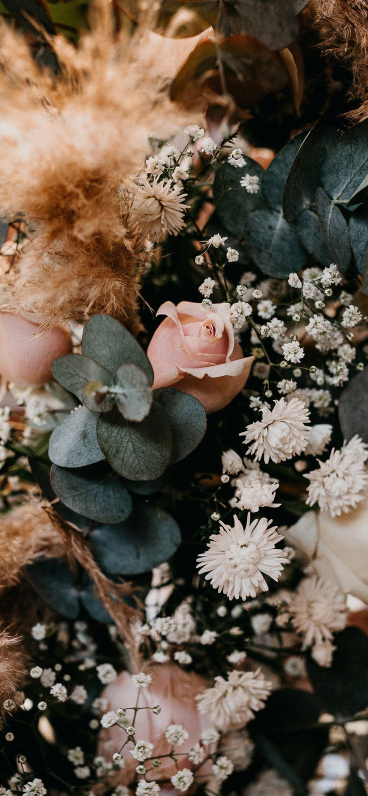
#> input picture brand/photos/pe-nov24/rose-eucalyptus.jpg, 736 x 1592 px (shown at 1/2 size)
$ python -i nov24_pe_week.py   (imports and definitions only)
#> lines starting #> are read from the running program, lines starting #| are printed output that depends on the picture
"""THE PURE ESCAPE — Available Appointments, week of Nov 24, 2026 (two Reels, owner's request):
  "midweek": Tuesday 24 · Wednesday 25 · Thursday 26 together   (background: rose + eucalyptus bouquet)
  "sat":     Saturday 28 separately                               (background: cream blossoms)
Services (owner's list): Ultimate Escape Package · Facial Reflexology + Hand Reflexology with Chanel
skincare · Foot Reflexology · Hand Reflexology · Spanish Massage. Zarina, RCRT. DM to book.

Living background: flowers breathe/sway (masked warp), champagne light sweep over the bright petals,
drifting pollen, slow camera moves; text inside the safe area (§49); blur-in / blur-out.
  midweek — Bellefair + Karla + Birthstone; music: D major 92 BPM, chorus-guitar arpeggios, cello,
            soft shaker, birdsong texture.
  sat     — Abhaya Libre + Nunito Sans + Allison; music: B♭ major 100 BPM bossa, vibraphone, upright
            bass, brushed shaker, morning room tone.

  python3 production/nov24_pe_week.py {midweek|sat} stills [t ...] | video
"""
import math
import os
import subprocess
import sys
import wave
from multiprocessing import Pool

import numpy as np
from PIL import Image, ImageDraw, ImageFilter, ImageFont

sys.path.insert(0, os.path.dirname(os.path.abspath(__file__)))
import oct16_amt_thanksgiving as base  # noqa: E402
from doctor_story_reel import put_shine, drop, slide  # noqa: E402
from oct15_pe_thu_sat import ks  # noqa: E402
from oct16_amt_thanksgiving import Text, bilinear, ease_in_out, ease_out, letters, line, prog, put, put_c, put_x, rise, sharp_in, wash, wipe  # noqa: E402

ROOT = base.ROOT
FONTS = base.FONTS
PH = os.path.join(ROOT, "brand", "photos", "pe-nov24")
LOGO = os.path.join(ROOT, "brand", "locations", "the-pure-escape-logo.png")
OUT_DIR = base.OUT_DIR
W, H, FPS = 1080, 1920, 30
IVORY = (252, 247, 238)
NIGHT = (22, 16, 12)
GOLD_LINE = (230, 200, 146)
base.GOLDS["gilt2"] = ((255, 242, 212), (232, 198, 140), (170, 130, 72))

CLINIC, ADDRESS, THERAPIST = "The Pure Escape", "698 Corydon Ave, Winnipeg", "Zarina, RCRT"
SERVICES = [("Ultimate Escape Package", ""), ("Facial + Hand Reflexology", "WITH CHANEL SKINCARE"),
            ("Foot Reflexology", ""), ("Hand Reflexology", ""), ("Spanish Massage", "")]

VARIANTS = {
    "midweek": {
        "name": "2026-11-24-pe-tue-wed-thu-available-appointments", "bg": "rose-eucalyptus.jpg", "dur": 34.0,
        "days": [("TUESDAY", "November 24", [("11:00", "a.m."), ("3:15", "p.m.")]),   # owner confirmed 3:15 p.m. (note said "a.m.")
                 ("WEDNESDAY", "November 25", [("11:00", "a.m."), ("12:15", "p.m."), ("1:30", "p.m."), ("2:45", "p.m."), ("4:00", "p.m.")]),
                 ("THURSDAY", "November 26", [("3:00", "p.m."), ("4:15", "p.m."), ("5:30", "p.m.")])],
        "hook": ("10", "openings", "TUESDAY  ·  WEDNESDAY  ·  THURSDAY"),
        "fonts": ("Bellefair-Regular.ttf", "Karla[wght].ttf", "Birthstone-Regular.ttf"),
        "cam": [(0.0, 0.50, 0.50, 1.00), (8.0, 0.44, 0.46, 1.07), (16.0, 0.56, 0.54, 1.10), (24.0, 0.48, 0.50, 1.05), (34.0, 0.50, 0.50, 1.00)],
    },
    "sat": {
        "name": "2026-11-28-pe-saturday-available-appointments", "bg": "cream-blossoms.jpg", "dur": 24.0,
        "days": [("SATURDAY", "November 28", [("9:00", "a.m."), ("11:30", "a.m.")])],
        "hook": ("Saturday", "is for you", "TWO MORNING OPENINGS"),
        "fonts": ("AbhayaLibre-SemiBold.ttf", "NunitoSans[YTLC,opsz,wdth,wght].ttf", "Allison-Regular.ttf"),
        "cam": [(0.0, 0.50, 0.46, 1.08), (8.0, 0.52, 0.50, 1.00), (16.0, 0.46, 0.56, 1.06), (24.0, 0.50, 0.52, 1.00)],
    },
}
V = VARIANTS[sys.argv[1] if len(sys.argv) > 1 and sys.argv[1] in VARIANTS else "sat"]
NAME, DURATION, DAYS = V["name"], V["dur"], V["days"]


def serif(size):
    return ImageFont.truetype(os.path.join(FONTS, V["fonts"][0]), size)


# [5 lines left out: function sans, not called in this run]


def scr(size):
    return ImageFont.truetype(os.path.join(FONTS, V["fonts"][2]), size)


def T(txt, fnt, fill, tracking=0):
    return Text(txt, fnt, fill, tracking=tracking, shadow=NIGHT)


# [89 lines left out: functions build_bg, cam, background, build, not called in this run]


def plan():
    """Timeline: hook, location, one hero scene per day (each time revealed), services, summary."""
    P = {"hook": (0.0, 3.6), "loc": (3.4, 6.8)}
    t = 6.8
    P["days"] = []
    for _, _, ts in DAYS:
        n = len(ts)
        dur = 2.0 + 1.15 * n if len(DAYS) > 1 else 3.0 + 1.6 * n
        reveals = [t + 1.1 + j * (1.15 if len(DAYS) > 1 else 1.6) for j in range(n)]
        P["days"].append((t, t + dur, reveals))
        t += dur
    svc_d = 4.6
    P["svc"] = (t, t + svc_d)
    P["sum"] = t + svc_d
    return P


PL = plan()


def fade(t, s, e, fi=0.5, fo=0.45):
    return ease_out(prog(t, s, fi)) * (1 - ease_in_out(prog(t, e - fo, fo)))


# [15 lines left out: functions soft_band, put_logo, not called in this run]


def frame_at(t, A):
    soften = sum(math.exp(-((t - r) / 0.3) ** 2) for _, _, rs in PL["days"] for r in rs) * 0.6
    f = background(A, t, soften)
    cx = W / 2
    s, e = PL["hook"]
    if t < e:
        a = fade(t, s, e, 0.3)
        soft_band(f, 650, 1250, 0.35 * a)
        sharp_in(f, A["h1"], cx - A["h1"].adv / 2, 880, prog(t, 0.5, 0.9), a, scale_from=1.06, blur=14)
        if t > 1.5:
            put_shine(f, A["h1"], cx - A["h1"].adv / 2, 880, a, prog(t, 1.5, 1.4))
        wipe(f, A["h2"], cx - A["h2"].adv / 2, 1050, prog(t, 1.0, 0.9), a)
        letters(f, A["h3"], cx - A["h3"].adv / 2, 1170, 1.6, t, a, step=0.02)
    s, e = PL["loc"]
    if s <= t < e:
        a = fade(t, s, e)
        soft_band(f, 940, 1220, 0.4 * a)
        p = ease_out(prog(t, s + 0.1, 0.7))
        put_logo(f, A, "logo", cx, 640 + 14 * (1 - p), a * p)
        letters(f, A["clinic"], cx - A["clinic"].adv / 2, 1020, s + 0.6, t, a, step=0.02)
        rise(f, A["addr"], cx - A["addr"].adv / 2, 1150, prog(t, s + 1.2, 0.7), a)
    for k, (s, e, reveals) in enumerate(PL["days"]):
        if s <= t < e:
            a = fade(t, s, e)
            soft_band(f, 300, 1500, 0.40 * a)
            d, dt = A["day"][k]
            letters(f, d, cx - d.adv / 2, 380, s + 0.1, t, a, step=0.04)
            drop(f, dt, cx - dt.adv / 2, 500, prog(t, s + 0.3, 0.7), a)
            line(f, cx, 545, 300 * ease_in_out(prog(t, s + 0.7, 0.6)), GOLD_LINE, a)
            ts = A["times"][k]
            n = len(ts)
            gap = 210 if n <= 3 else 175
            y0 = (1000 - (n - 1) * gap / 2) + 80
            for j, (tm, ap) in enumerate(ts):
                tr = reveals[j]
                tot = tm.adv + 16 + ap.adv
                x = cx - tot / 2
                by = y0 + j * gap
                if j % 2 == 0:
                    sharp_in(f, tm, x, by, prog(t, tr, 0.7), a, scale_from=1.06, blur=12)
                else:
                    slide(f, tm, x, by, prog(t, tr, 0.6), a, dx=-60)
                if t > tr + 0.7:
                    put_shine(f, tm, x, by, a, prog(t, tr + 0.7, 1.0))
                pp = ease_out(prog(t, tr + 0.3, 0.45))
                put_x(f, ap, x + tm.adv + 16, by, a * pp, dx=-18 * (1 - pp))
    s, e = PL["svc"]
    if s <= t < e:
        a = fade(t, s, e)
        soft_band(f, 400, 1350, 0.45 * a)
        wipe(f, A["svc_h"], cx - A["svc_h"].adv / 2, 520, prog(t, s + 0.1, 0.8), a)
        y = 700
        for j, (nm, sub) in enumerate(A["svc"]):
            ts_ = s + 0.5 + j * 0.4
            rise(f, nm, cx - nm.adv / 2, y, prog(t, ts_, 0.6), a)
            if sub is not None:
                letters(f, sub, cx - sub.adv / 2, y + 44, ts_ + 0.3, t, a, step=0.015)
                y += 140
            else:
                y += 112
    s = PL["sum"]
    if t >= s - 0.1:
        a = ease_out(prog(t, s, 0.6))
        soft_band(f, 250, 1600, 0.42 * a)
        put_logo(f, A, "logo_s", cx, 280, a)
        wipe(f, A["s_title"], cx - A["s_title"].adv / 2, 590, prog(t, s + 0.2, 0.9))
        y = 690
        rows = len(DAYS)
        rh = 190 if rows > 1 else 240
        for k in range(rows):
            dl = A["s_day"][k]
            letters(f, dl, cx - dl.adv / 2, y, s + 0.6 + k * 0.6, t, step=0.012)
            row = A["s_t"][k]
            gp = 38
            tot = sum(tm.adv + 8 + ap.adv for tm, ap in row) + gp * (len(row) - 1)
            sc = min(1.0, 900 / tot)
            x = cx - tot * sc / 2
            for j, (tm, ap) in enumerate(row):
                pp = ease_out(prog(t, s + 0.8 + k * 0.6 + j * 0.12, 0.5))
                ti = tm.img if sc == 1 else tm.img.resize((int(tm.w * sc), int(tm.h * sc)), Image.LANCZOS)
                ai = ap.img if sc == 1 else ap.img.resize((int(ap.w * sc), int(ap.h * sc)), Image.LANCZOS)
                put(f, ti, x - tm.pad * sc, y + 100 - tm.asc * sc + 10 * (1 - pp), pp)
                put(f, ai, x + (tm.adv + 8) * sc - ap.pad * sc, y + 100 - ap.asc * sc + 10 * (1 - pp), pp)
                x += (tm.adv + 8 + ap.adv + gp) * sc
            y += rh
        line(f, cx, y - 30, 420 * ease_in_out(prog(t, s + 2.0, 0.6)), GOLD_LINE)
        p = ease_out(prog(t, s + 2.3, 0.5))
        put_c(f, A["s_who"], y + 30, p, dy=10 * (1 - p))
        p = ease_out(prog(t, s + 2.7, 0.6))
        put_c(f, A["s_cta"], y + 140, p, dy=12 * (1 - p))
        line(f, cx, y + 165, 300 * ease_in_out(prog(t, s + 3.0, 0.6)), GOLD_LINE, p, thick=2)
    bi = 1 - ease_out(prog(t, 0.0, 1.0))
    bo = ease_in_out(prog(t, DURATION - 1.5, 1.5))
    b = max(bi, bo)
    if b > 0.01:
        f = f.filter(ImageFilter.GaussianBlur(24 * b))
        if bo > 0.01:
            f.alpha_composite(Image.new("RGBA", (W, H), (240, 228, 214, int(80 * bo))))
    return np.asarray(f.convert("RGB"))


_A = None


def _init():
    global _A
    _A = build()


def _render(i):
    return frame_at(i / FPS, _A).tobytes()


# [125 lines left out: functions synth_audio, main, not called in this run]


# [2 lines not run here, left out]

>>> import cv2
>>> picture = cv2.imread('../brand/photos/pe-nov24/rose-eucalyptus.jpg', cv2.IMREAD_GRAYSCALE)
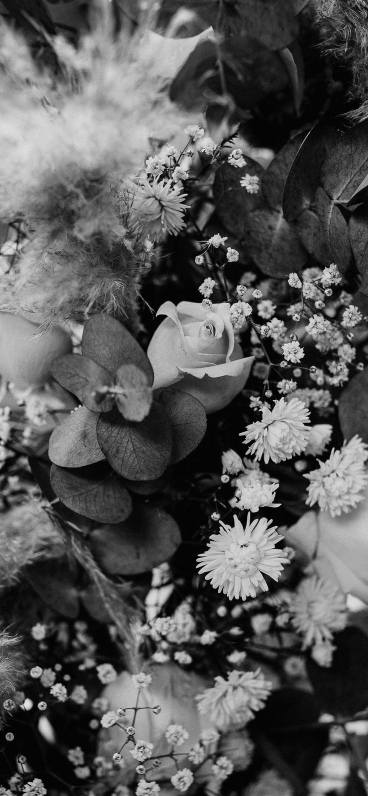
#> picture: shape (1592, 736) (shown at 1/2 size); min 0, max 255, mean 85.7
#> (the run stopped early here; a loop or call above may not have finished)

$ run again, on brand/photos/amt-nov2-6/roses.jpg
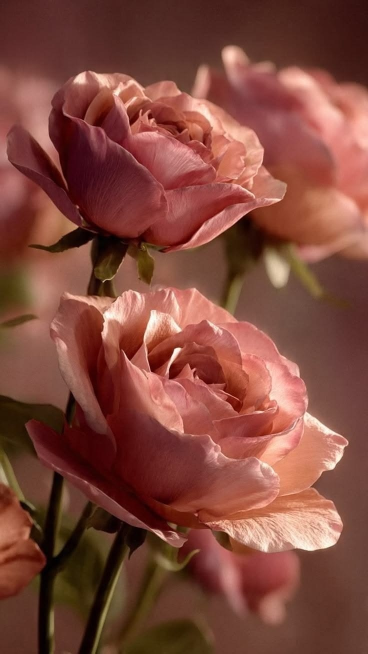
#> input picture brand/photos/amt-nov2-6/roses.jpg, 736 x 1308 px (shown at 1/2 size)
#> `picture = cv2.imread('../brand/photos/pe-nov24/rose-eucalyptus.jpg', c..`:
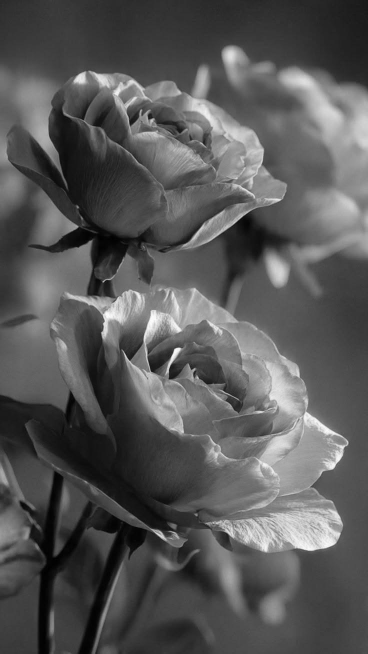
#> picture: shape (1308, 736) (shown at 1/2 size); min 0, max 255, mean 87.6
